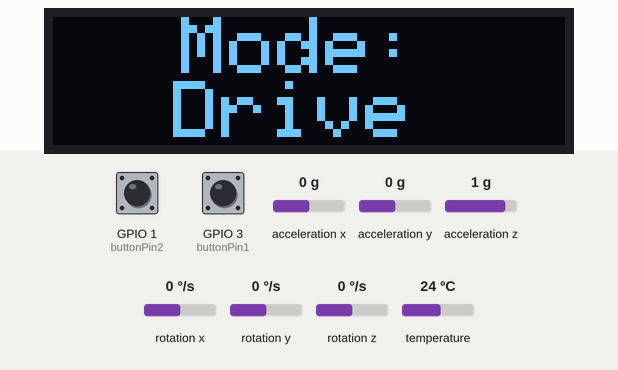
This sketch was run on a simulated ESP32. Parts: 128×32 one-colour display. The test bench sets the inputs (shaded band); at power-on: GPIO 3 (buttonPin1) HIGH, GPIO 1 (buttonPin2) HIGH, acceleration x 0 g, acceleration y 0 g, acceleration z 1 g, rotation x 0 °/s, rotation y 0 °/s, rotation z 0 °/s, temperature 24 °C. What the sketch prints to the serial monitor is not drawn.

Above: at 1.2 s.
1.3 s: GPIO 3 (buttonPin1) pulled LOW for 1 s
At 2.6 s:
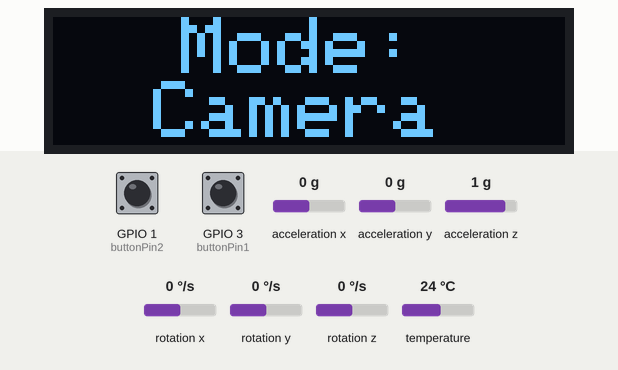
3.8 s: GPIO 3 (buttonPin1) pulled LOW for 0.15 s
At 4.9 s:
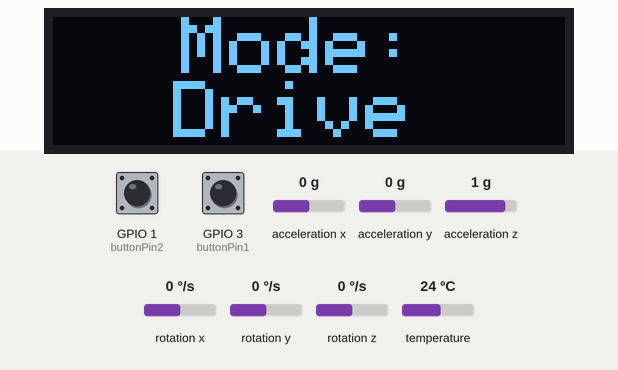
5.4 s: GPIO 1 (buttonPin2) pulled LOW for 3.2 s
At 5.61 s:
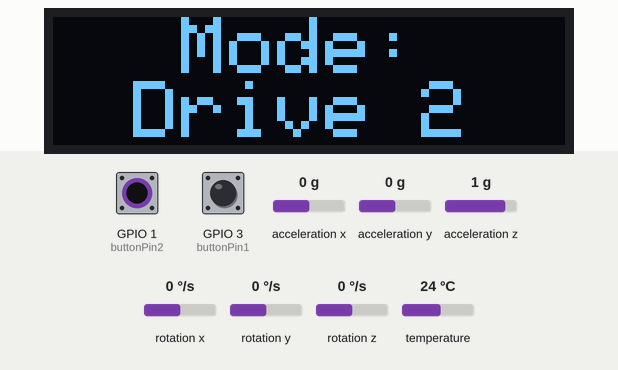
10.1 s: GPIO 3 (buttonPin1) pulled LOW for 3.2 s
At 10.31 s:
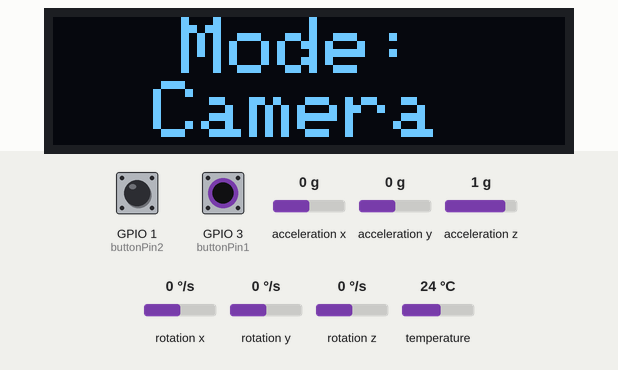
Timing chart, 0 to 13.1 s (numbered marks = the images above; inputs shaded):
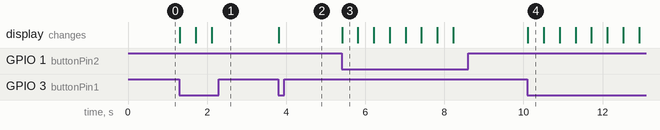

The sketch:

ruka_v4.ino
```cpp
#include <Wire.h>
#include <Adafruit_MPU6050.h>
#include <Adafruit_Sensor.h>
#include <esp_now.h>
#include <WiFi.h>
#include <Adafruit_GFX.h>
#include <Adafruit_SSD1306.h>

Adafruit_MPU6050 mpu;

uint8_t doleMAC[] = {0xDC, 0x06, 0x75, 0xF7, 0xC1, 0x54};
uint8_t goreMAC[] = {0x00, 0x4B, 0x12, 0xEB, 0xEB, 0xCC}; // gore
uint8_t gore2MAC[] = {0x00, 0x70, 0x07, 0x8A, 0x08, 0xA4}; // gore ruka

int8_t commandDole = 0, commandGore = 0;
int lastCommandDole=0, lastCommandGore=0;

int buttonPin1=3, buttonPin2=1;
String mode="drive";
long long startTime=0, startTime2=0, startTime3=0, startTime4=0;

int speedInt=150;
bool changedBack=true;

Adafruit_SSD1306 display(128, 32, &Wire, -1);

struct controlMessage {
  int command;
  int speed;
};

controlMessage cmd;

void setup() {
  Serial.begin(115200);
  Wire.begin(8, 9); // SDA,SCL

  if (!mpu.begin()) {
    Serial.println("MPU6050 not found. Check wiring.");
    while (1);
  }

  WiFi.mode(WIFI_STA);
  if (esp_now_init() != ESP_OK) {
    Serial.println("ESP-NOW Init Failed");
    return;
  }

  // Register Dole Peer
  esp_now_peer_info_t peerInfo = {};
  memcpy(peerInfo.peer_addr, doleMAC, 6);
  peerInfo.channel = 1;
  peerInfo.encrypt = false;
  if (esp_now_add_peer(&peerInfo) != ESP_OK) {
    Serial.println("Failed to add Dole peer");
    return;
  }

  // Register Gore Peer
  esp_now_peer_info_t peer2 = {};
  memcpy(peer2.peer_addr, goreMAC, 6);
  peer2.channel = 1;
  peer2.encrypt = false;
  esp_now_add_peer(&peer2);

  // Register Gore 2 Peer
  esp_now_peer_info_t peer3 = {};
  memcpy(peer3.peer_addr, gore2MAC, 6);
  peer3.channel = 1;
  peer3.encrypt = false;
  esp_now_add_peer(&peer3);

  if (!display.begin(SSD1306_SWITCHCAPVCC, 0x3C)) {
    Serial.begin(115200);
    Serial.println(F("SSD1306 allocation failed"));
    for (;;); // Don’t continue, loop forever
  }

  display.clearDisplay();
  display.setTextSize(2);             // Big text
  display.setTextColor(SSD1306_WHITE);
  display.setCursor(32, 0);
  display.setRotation(2);
  display.println(F("Mode:"));
  display.setCursor(30, 16);
  display.println(F("Drive"));
  display.display();

  pinMode(buttonPin1, INPUT);
  pinMode(buttonPin2, INPUT);
  Serial.println("Hand ESP Ready");
}

void loop() {

  if(millis()-startTime4>3000 && changedBack ==false){
    display.clearDisplay();
    display.setCursor(32, 0);
    display.println(F("Mode:"));
    if(mode=="drive"){
      display.setCursor(30, 16);
      display.println(F("Drive"));
    }else if(mode=="cam"){
      display.setCursor(25, 16);
      display.println(F("Camera"));
    }else if(mode=="drive 2"){
      display.setCursor(20, 16);
      display.println(F("Drive 2"));
    }
    display.display();
    changedBack=true;
  }

  checkButtons();
  checkingAngle();

  // Send Dole commands
  if(commandDole!=lastCommandDole){
    lastCommandDole=commandDole;
    cmd.command=commandDole;
    cmd.speed=speedInt;
    Serial.println(commandDole);
    esp_now_send(doleMAC, (uint8_t*)&cmd, sizeof(cmd));
  }

  // Send Gore (and Gore 2) commands
  if(commandGore!=lastCommandGore && commandGore!=0){
    lastCommandGore=commandGore;

    // Always send to goreMAC
    esp_now_send(goreMAC, (uint8_t*)&commandGore, sizeof(commandGore));

    // Also send to gore2MAC if we are specifically in camera mode
    if(mode == "cam") {
      esp_now_send(gore2MAC, (uint8_t*)&commandGore, sizeof(commandGore));
    }
  }
}

void checkButtons(){
  int button1=digitalRead(buttonPin1);
  int button2=digitalRead(buttonPin2);

  if(button1==LOW && millis()-startTime>400 && mode!="drive 2"){
    display.clearDisplay();
    display.setCursor(32, 0);
    display.println(F("Mode:"));
    startTime=millis();
    if(mode=="drive"){
      display.setCursor(25, 16);
      display.println(F("Camera"));
      mode="cam";
    }else if(mode=="cam"){
      display.setCursor(30, 16);
      display.println(F("Drive"));
      mode="drive";
    }
    display.display();
  }
  if(button2==LOW && millis()-startTime2>400 && mode!="cam"){
    display.clearDisplay();
    display.setCursor(32, 0);
    display.println(F("Mode:"));
    startTime2=millis();
    if(mode=="drive"){
      display.setCursor(20, 16);
      display.println(F("Drive 2"));
      mode="drive 2";
    }else if(mode=="drive 2"){
      display.setCursor(30, 16);
      display.println(F("Drive"));
      mode="drive";
    }
    display.display();
  }
}

void checkingAngle(){
  sensors_event_t a, g, temp;
  mpu.getEvent(&a, &g, &temp);

  if(mode=="drive"){
    if (a.acceleration.y > 5.0) commandDole = 4;  // Backward
    else if (a.acceleration.y < -5.0) commandDole = 3;  // Forward
    else if (a.acceleration.x < -5.0) commandDole = 1;  // Right
    else if (a.acceleration.x > 5.0)  commandDole = 2;  // Left
    else commandDole = 5;  // Neutral

  }else if(mode=="cam"){
    if (a.acceleration.y > 5.0) commandGore = 53;  // cam Backward
    else if (a.acceleration.y < -5.0) commandGore = 54;  // cam Forward
    else if (a.acceleration.x < -5.0) commandGore = 51;  // cam Right
    else if (a.acceleration.x > 5.0)  commandGore = 52;  // cam Left
    else commandGore = 50;  // Neutral cam

  }else if(mode=="drive 2"){
    // Drive 2 specific mapped commands
    if (a.acceleration.y > 5.0) commandDole = 101;       // Down (Backward)
    else if (a.acceleration.y < -5.0) commandDole = 100; // Up (Forward)
    else if (a.acceleration.x < -5.0) commandDole = 1; // Right
    else if (a.acceleration.x > 5.0)  commandDole = 2; // Left
    else commandDole = 5;                              // Neutral
  }
}
```

Measured:
- after the input at 1.3 s, the display: changes at once (image 1)
- after the input at 3.8 s, the display: changes at once (image 2)
- after the input at 5.4 s, the display: changes at once (image 3)
- after the input at 10.1 s, the display: changes at once (image 4)
- what the display in image 3 shows lasts 0.4 s, from 5.4 s to 5.8 s
